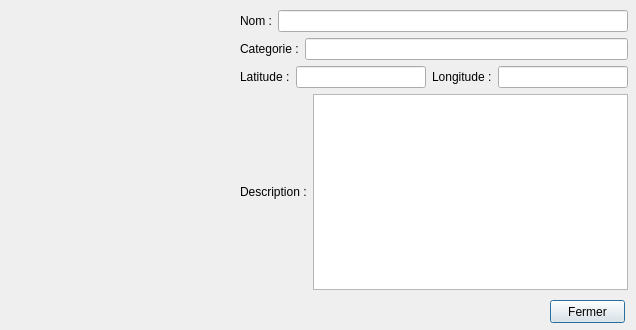
<?xml version="1.0" encoding="UTF-8"?>
<ui version="4.0">
 <class>MontrerPoint</class>
 <widget class="QDialog" name="MontrerPoint">
  <property name="geometry">
   <rect>
    <x>0</x>
    <y>0</y>
    <width>636</width>
    <height>330</height>
   </rect>
  </property>
  <property name="windowTitle">
   <string>Dialog</string>
  </property>
  <widget class="QWidget" name="widget" native="true">
   <property name="geometry">
    <rect>
     <x>9</x>
     <y>9</y>
     <width>211</width>
     <height>281</height>
    </rect>
   </property>
  </widget>
  <widget class="QPushButton" name="BouttonFermer">
   <property name="geometry">
    <rect>
     <x>550</x>
     <y>300</y>
     <width>75</width>
     <height>23</height>
    </rect>
   </property>
   <property name="text">
    <string>Fermer</string>
   </property>
  </widget>
  <widget class="QWidget" name="">
   <property name="geometry">
    <rect>
     <x>240</x>
     <y>10</y>
     <width>388</width>
     <height>280</height>
    </rect>
   </property>
   <layout class="QVBoxLayout" name="verticalLayout">
    <item>
     <layout class="QHBoxLayout" name="horizontalLayout">
      <item>
       <widget class="QLabel" name="label">
        <property name="text">
         <string>Nom :</string>
        </property>
       </widget>
      </item>
      <item>
       <widget class="QLineEdit" name="lineEdit_2"/>
      </item>
     </layout>
    </item>
    <item>
     <layout class="QHBoxLayout" name="horizontalLayout_2">
      <item>
       <widget class="QLabel" name="label_2">
        <property name="text">
         <string>Categorie :</string>
        </property>
       </widget>
      </item>
      <item>
       <widget class="QLineEdit" name="lineEdit"/>
      </item>
     </layout>
    </item>
    <item>
     <layout class="QHBoxLayout" name="horizontalLayout_3">
      <item>
       <widget class="QLabel" name="label_3">
        <property name="text">
         <string>Latitude :</string>
        </property>
       </widget>
      </item>
      <item>
       <widget class="QLineEdit" name="lineEdit_3"/>
      </item>
      <item>
       <widget class="QLabel" name="label_4">
        <property name="text">
         <string>Longitude :</string>
        </property>
       </widget>
      </item>
      <item>
       <widget class="QLineEdit" name="lineEdit_4"/>
      </item>
     </layout>
    </item>
    <item>
     <layout class="QHBoxLayout" name="horizontalLayout_4">
      <item>
       <widget class="QLabel" name="label_5">
        <property name="text">
         <string>Description :</string>
        </property>
       </widget>
      </item>
      <item>
       <widget class="QPlainTextEdit" name="plainTextEdit"/>
      </item>
     </layout>
    </item>
   </layout>
  </widget>
 </widget>
 <resources/>
 <connections/>
</ui>
